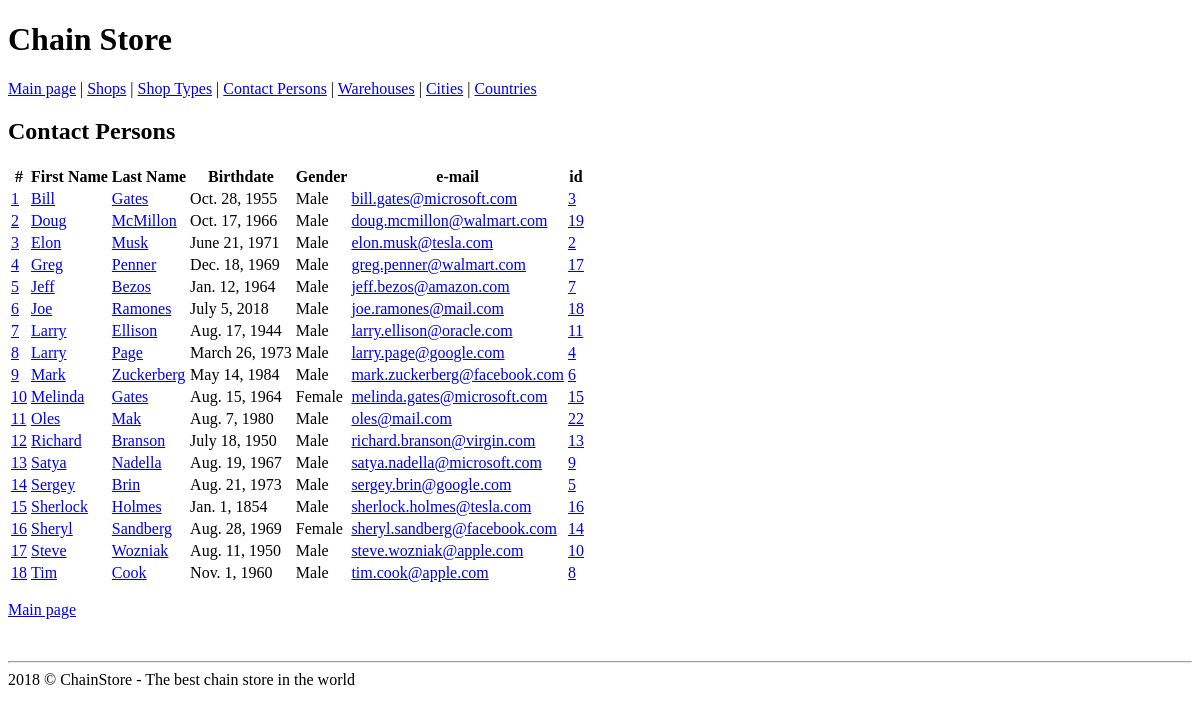
The page /person/ on the database as committed earlier.
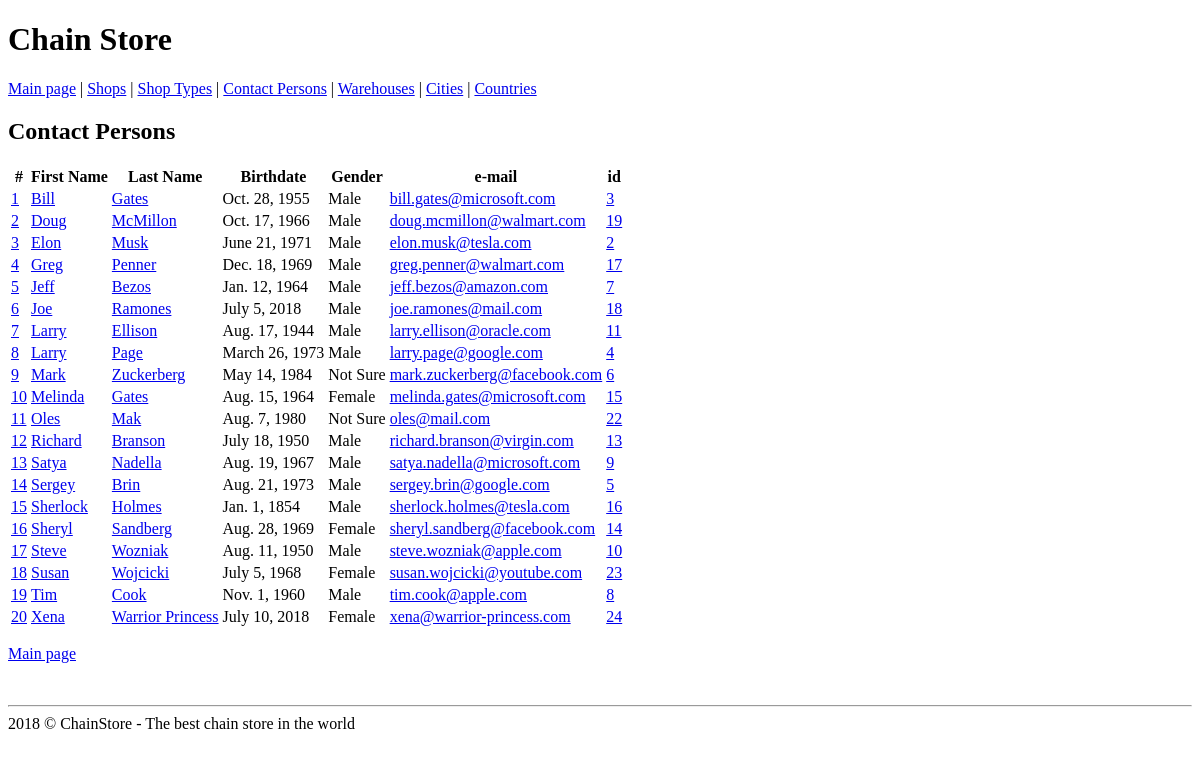
The same page on the database as committed later.
### person/models.py (models this page shows, shortened)
class Person(models.Model):
    GENDER_MALE = True
    GENDER_FEMALE = False
    GENDER_NOT_SURE = None
    GENDER_CHOISES = (
        (GENDER_MALE, 'Male'),
        (GENDER_FEMALE, 'Female'),
        (GENDER_NOT_SURE, 'Not Sure')
    )
    first_name = models.CharField(max_length=50)
    last_name = models.CharField(max_length=50)
    gender = models.NullBooleanField(choices=GENDER_CHOISES)
    birthdate = models.DateField(default=datetime.datetime.now)
    email = models.EmailField(max_length=70, unique=True, verbose_name='e-mail')
    class Meta:
        verbose_name = 'Contact person'
        verbose_name_plural = 'Contact persons'
        ordering = ('first_name', 'last_name')

### person/views.py (the view)
# urls.py: path('person/', PersonList.as_view(), name='person'),
class PersonList(ListView):
    model = Person
    context_object_name = 'persons'
    template_name = 'person/person_list.html'
    def get_context_data(self, **kwargs):
        context = super(PersonList, self).get_context_data(**kwargs)
        context['main_menu_key'] = 'persons'
        return context

### person/templates/person/person_list.html (shortened to what this page needs)
{% extends 'base.html' %}
{% block content %}
    <h2>Contact Persons</h2>
    {% if persons %}
        <table class="table">
            <thead>
            <tr>
                <th>#</th>
                <th>First Name</th>
                <th>Last Name</th>
                <th>Birthdate</th>
                <th>Gender</th>
                <th>e-mail</th>
                <th>id</th>
            </tr>
            </thead>
            <tbody>
            {% for person in persons %}
                <tr>
                    <td><a href="{% url 'person' pk=person.pk %}">{{ forloop.counter }}</a></td>
                    <td><a href="{% url 'person' pk=person.pk %}">{{ person.first_name }}</a></td>
                    <td><a href="{% url 'person' pk=person.pk %}">{{ person.last_name }}</a></td>
                    <td>{{ person.birthdate }}</td>
                    <td>{{ person.get_gender_display }}</td>
                    <td>{{ person.email|urlize  }}</td>
                    <td><a href="{% url 'person' pk=person.pk %}">{{ person.pk }}</a></td>
                    <td><a href="{% url 'person' pk=person.pk %}">{{ person.city.country.name }}</a></td>
                    <td><a href="{% url 'person' pk=person.pk %}">{{ person.city.name }}</a></td>
                    <td><a href="{% url 'person' pk=person.pk %}">{{ person.address }}</a></td>
                </tr>
            {% endfor %}
            </tbody>
        </table>
    {% else %}
        <p class="text-muted">
            <i>List of Persons is empty.</i>
        </p>
    {% endif %}
{% endblock %}

### templates/base.html (shortened to what this page needs)
<!DOCTYPE html>
<html lang="en">
<head>
</head>
<body>
    <header>
        <h1>Chain Store</h1>
        <a href="{% url 'main' %}">Main page</a> |
        <a href="{% url 'shop' %}">Shops</a> |
        <a href="{% url 'shoptype' %}">Shop Types</a> |
        <a href="{% url 'person' %}">Contact Persons</a> |
        <a href="{% url 'warehouse' %}">Warehouses</a> |
        <a href="{% url 'city' %}">Cities</a> |
        <a href="{% url 'country' %}">Countries</a>
    </header>
    {% block content %}{% endblock %}
    <footer>
            {% block footer %}
                <p><a href="{% url 'main' %}">Main page</a></p>
                <br>
                <hr>
                {% now 'Y' %} &copy; ChainStore - The best chain store in the world
            {% endblock %}
    </footer>
</body>
</html>

Rows that differ between the two databases and show on the page:
changed Person "Mark": gender "Male" → "Not Sure"
changed Person "Oles": gender "Male" → "Not Sure"
added Person: first_name "Susan", last_name "Wojcicki", birthdate "July 5, 1968", gender "Female", email "susan.wojcicki@youtube.com", pk "23"
added Person: first_name "Xena", last_name "Warrior Princess", birthdate "July 10, 2018", gender "Female", email "xena@warrior-princess.com", pk "24"
